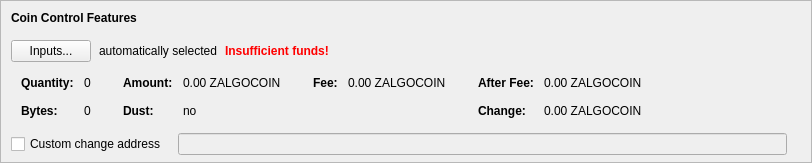
    <widget class="QFrame" name="frameCoinControl">
     <property name="sizePolicy">
      <sizepolicy hsizetype="Expanding" vsizetype="Expanding">
       <horstretch>0</horstretch>
       <verstretch>0</verstretch>
      </sizepolicy>
     </property>
     <property name="maximumSize">
      <size>
       <width>16777215</width>
       <height>16777215</height>
      </size>
     </property>
     <property name="frameShape">
      <enum>QFrame::StyledPanel</enum>
     </property>
     <property name="frameShadow">
      <enum>QFrame::Sunken</enum>
     </property>
     <layout class="QVBoxLayout" name="verticalLayoutCoinControl2">
      <property name="spacing">
       <number>0</number>
      </property>
      <property name="leftMargin">
       <number>0</number>
      </property>
      <property name="topMargin">
       <number>0</number>
      </property>
      <property name="rightMargin">
       <number>0</number>
      </property>
      <property name="bottomMargin">
       <number>6</number>
      </property>
      <item>
       <layout class="QVBoxLayout" name="verticalLayoutCoinControl" stretch="0,0,0,0,1">
        <property name="spacing">
         <number>0</number>
        </property>
        <property name="leftMargin">
         <number>10</number>
        </property>
        <property name="topMargin">
         <number>10</number>
        </property>
        <item>
         <layout class="QHBoxLayout" name="horizontalLayoutCoinControl1">
          <property name="bottomMargin">
           <number>15</number>
          </property>
          <item>
           <widget class="QLabel" name="labelCoinControlFeatures">
            <property name="sizePolicy">
             <sizepolicy hsizetype="Preferred" vsizetype="Maximum">
              <horstretch>0</horstretch>
              <verstretch>0</verstretch>
             </sizepolicy>
            </property>
            <property name="font">
             <font>
              <weight>75</weight>
              <bold>true</bold>
             </font>
            </property>
            <property name="styleSheet">
             <string notr="true">font-weight:bold;</string>
            </property>
            <property name="text">
             <string>Coin Control Features</string>
            </property>
           </widget>
          </item>
         </layout>
        </item>
        <item>
         <layout class="QHBoxLayout" name="horizontalLayoutCoinControl2" stretch="0,0,0,0">
          <property name="spacing">
           <number>8</number>
          </property>
          <property name="bottomMargin">
           <number>10</number>
          </property>
          <item>
           <widget class="QPushButton" name="pushButtonCoinControl">
            <property name="styleSheet">
             <string notr="true"/>
            </property>
            <property name="text">
             <string>Inputs...</string>
            </property>
            <property name="autoDefault">
             <bool>false</bool>
            </property>
           </widget>
          </item>
          <item>
           <widget class="QLabel" name="labelCoinControlAutomaticallySelected">
            <property name="text">
             <string>automatically selected</string>
            </property>
            <property name="margin">
             <number>5</number>
            </property>
           </widget>
          </item>
          <item>
           <widget class="QLabel" name="labelCoinControlInsuffFunds">
            <property name="font">
             <font>
              <weight>75</weight>
              <bold>true</bold>
             </font>
            </property>
            <property name="styleSheet">
             <string notr="true">color:red;font-weight:bold;</string>
            </property>
            <property name="text">
             <string>Insufficient funds!</string>
            </property>
            <property name="margin">
             <number>5</number>
            </property>
           </widget>
          </item>
          <item>
           <spacer name="horizontalSpacerCoinControl">
            <property name="orientation">
             <enum>Qt::Horizontal</enum>
            </property>
            <property name="sizeHint" stdset="0">
             <size>
              <width>40</width>
              <height>1</height>
             </size>
            </property>
           </spacer>
          </item>
         </layout>
        </item>
        <item>
         <widget class="QWidget" name="widgetCoinControl" native="true">
          <property name="sizePolicy">
           <sizepolicy hsizetype="Preferred" vsizetype="Preferred">
            <horstretch>0</horstretch>
            <verstretch>0</verstretch>
           </sizepolicy>
          </property>
          <property name="minimumSize">
           <size>
            <width>0</width>
            <height>0</height>
           </size>
          </property>
          <property name="styleSheet">
           <string notr="true"/>
          </property>
          <layout class="QHBoxLayout" name="horizontalLayoutCoinControl5">
           <property name="leftMargin">
            <number>0</number>
           </property>
           <property name="topMargin">
            <number>0</number>
           </property>
           <property name="rightMargin">
            <number>0</number>
           </property>
           <property name="bottomMargin">
            <number>0</number>
           </property>
           <item>
            <layout class="QHBoxLayout" name="horizontalLayoutCoinControl3" stretch="0,0,0,1">
             <property name="spacing">
              <number>20</number>
             </property>
             <property name="topMargin">
              <number>0</number>
             </property>
             <property name="bottomMargin">
              <number>10</number>
             </property>
             <item>
              <layout class="QFormLayout" name="formLayoutCoinControl1">
               <property name="horizontalSpacing">
                <number>10</number>
               </property>
               <property name="verticalSpacing">
                <number>14</number>
               </property>
               <property name="leftMargin">
                <number>10</number>
               </property>
               <property name="topMargin">
                <number>4</number>
               </property>
               <property name="rightMargin">
                <number>6</number>
               </property>
               <item row="0" column="0">
                <widget class="QLabel" name="labelCoinControlQuantityText">
                 <property name="font">
                  <font>
                   <weight>75</weight>
                   <bold>true</bold>
                  </font>
                 </property>
                 <property name="text">
                  <string>Quantity:</string>
                 </property>
                 <property name="margin">
                  <number>0</number>
                 </property>
                </widget>
               </item>
               <item row="0" column="1">
                <widget class="QLabel" name="labelCoinControlQuantity">
                 <property name="cursor">
                  <cursorShape>IBeamCursor</cursorShape>
                 </property>
                 <property name="contextMenuPolicy">
                  <enum>Qt::ActionsContextMenu</enum>
                 </property>
                 <property name="text">
                  <string notr="true">0</string>
                 </property>
                 <property name="margin">
                  <number>0</number>
                 </property>
                 <property name="textInteractionFlags">
                  <set>Qt::LinksAccessibleByMouse|Qt::TextSelectableByKeyboard|Qt::TextSelectableByMouse</set>
                 </property>
                </widget>
               </item>
               <item row="1" column="0">
                <widget class="QLabel" name="labelCoinControlBytesText">
                 <property name="font">
                  <font>
                   <weight>75</weight>
                   <bold>true</bold>
                  </font>
                 </property>
                 <property name="text">
                  <string>Bytes:</string>
                 </property>
                </widget>
               </item>
               <item row="1" column="1">
                <widget class="QLabel" name="labelCoinControlBytes">
                 <property name="cursor">
                  <cursorShape>IBeamCursor</cursorShape>
                 </property>
                 <property name="contextMenuPolicy">
                  <enum>Qt::ActionsContextMenu</enum>
                 </property>
                 <property name="text">
                  <string notr="true">0</string>
                 </property>
                 <property name="textInteractionFlags">
                  <set>Qt::LinksAccessibleByMouse|Qt::TextSelectableByKeyboard|Qt::TextSelectableByMouse</set>
                 </property>
                </widget>
               </item>
              </layout>
             </item>
             <item>
              <layout class="QFormLayout" name="formLayoutCoinControl2">
               <property name="horizontalSpacing">
                <number>10</number>
               </property>
               <property name="verticalSpacing">
                <number>14</number>
               </property>
               <property name="leftMargin">
                <number>6</number>
               </property>
               <property name="topMargin">
                <number>4</number>
               </property>
               <property name="rightMargin">
                <number>6</number>
               </property>
               <item row="0" column="0">
                <widget class="QLabel" name="labelCoinControlAmountText">
                 <property name="font">
                  <font>
                   <weight>75</weight>
                   <bold>true</bold>
                  </font>
                 </property>
                 <property name="text">
                  <string>Amount:</string>
                 </property>
                 <property name="margin">
                  <number>0</number>
                 </property>
                </widget>
               </item>
               <item row="0" column="1">
                <widget class="QLabel" name="labelCoinControlAmount">
                 <property name="cursor">
                  <cursorShape>IBeamCursor</cursorShape>
                 </property>
                 <property name="contextMenuPolicy">
                  <enum>Qt::ActionsContextMenu</enum>
                 </property>
                 <property name="text">
                  <string notr="true">0.00 ZALGOCOIN</string>
                 </property>
                 <property name="textInteractionFlags">
                  <set>Qt::LinksAccessibleByMouse|Qt::TextSelectableByKeyboard|Qt::TextSelectableByMouse</set>
                 </property>
                </widget>
               </item>
               <item row="1" column="0">
                <widget class="QLabel" name="labelCoinControlLowOutputText">
                 <property name="font">
                  <font>
                   <weight>75</weight>
                   <bold>true</bold>
                  </font>
                 </property>
                 <property name="text">
                  <string>Dust:</string>
                 </property>
                </widget>
               </item>
               <item row="1" column="1">
                <widget class="QLabel" name="labelCoinControlLowOutput">
                 <property name="cursor">
                  <cursorShape>IBeamCursor</cursorShape>
                 </property>
                 <property name="contextMenuPolicy">
                  <enum>Qt::ActionsContextMenu</enum>
                 </property>
                 <property name="text">
                  <string notr="true">no</string>
                 </property>
                 <property name="textInteractionFlags">
                  <set>Qt::LinksAccessibleByMouse|Qt::TextSelectableByKeyboard|Qt::TextSelectableByMouse</set>
                 </property>
                </widget>
               </item>
              </layout>
             </item>
             <item>
              <layout class="QFormLayout" name="formLayoutCoinControl3">
               <property name="horizontalSpacing">
                <number>10</number>
               </property>
               <property name="verticalSpacing">
                <number>14</number>
               </property>
               <property name="leftMargin">
                <number>6</number>
               </property>
               <property name="topMargin">
                <number>4</number>
               </property>
               <property name="rightMargin">
                <number>6</number>
               </property>
               <item row="0" column="0">
                <widget class="QLabel" name="labelCoinControlFeeText">
                 <property name="font">
                  <font>
                   <weight>75</weight>
                   <bold>true</bold>
                  </font>
                 </property>
                 <property name="text">
                  <string>Fee:</string>
                 </property>
                 <property name="margin">
                  <number>0</number>
                 </property>
                </widget>
               </item>
               <item row="0" column="1">
                <widget class="QLabel" name="labelCoinControlFee">
                 <property name="cursor">
                  <cursorShape>IBeamCursor</cursorShape>
                 </property>
                 <property name="contextMenuPolicy">
                  <enum>Qt::ActionsContextMenu</enum>
                 </property>
                 <property name="text">
                  <string notr="true">0.00 ZALGOCOIN</string>
                 </property>
                 <property name="textInteractionFlags">
                  <set>Qt::LinksAccessibleByMouse|Qt::TextSelectableByKeyboard|Qt::TextSelectableByMouse</set>
                 </property>
                </widget>
               </item>
              </layout>
             </item>
             <item>
              <layout class="QFormLayout" name="formLayoutCoinControl4">
               <property name="horizontalSpacing">
                <number>10</number>
               </property>
               <property name="verticalSpacing">
                <number>14</number>
               </property>
               <property name="leftMargin">
                <number>6</number>
               </property>
               <property name="topMargin">
                <number>4</number>
               </property>
               <property name="rightMargin">
                <number>6</number>
               </property>
               <item row="0" column="0">
                <widget class="QLabel" name="labelCoinControlAfterFeeText">
                 <property name="font">
                  <font>
                   <weight>75</weight>
                   <bold>true</bold>
                  </font>
                 </property>
                 <property name="text">
                  <string>After Fee:</string>
                 </property>
                 <property name="margin">
                  <number>0</number>
                 </property>
                </widget>
               </item>
               <item row="0" column="1">
                <widget class="QLabel" name="labelCoinControlAfterFee">
                 <property name="cursor">
                  <cursorShape>IBeamCursor</cursorShape>
                 </property>
                 <property name="contextMenuPolicy">
                  <enum>Qt::ActionsContextMenu</enum>
                 </property>
                 <property name="text">
                  <string notr="true">0.00 ZALGOCOIN</string>
                 </property>
                 <property name="textInteractionFlags">
                  <set>Qt::LinksAccessibleByMouse|Qt::TextSelectableByKeyboard|Qt::TextSelectableByMouse</set>
                 </property>
                </widget>
               </item>
               <item row="1" column="0">
                <widget class="QLabel" name="labelCoinControlChangeText">
                 <property name="font">
                  <font>
                   <weight>75</weight>
                   <bold>true</bold>
                  </font>
                 </property>
                 <property name="text">
                  <string>Change:</string>
                 </property>
                </widget>
               </item>
               <item row="1" column="1">
                <widget class="QLabel" name="labelCoinControlChange">
                 <property name="cursor">
                  <cursorShape>IBeamCursor</cursorShape>
                 </property>
                 <property name="contextMenuPolicy">
                  <enum>Qt::ActionsContextMenu</enum>
                 </property>
                 <property name="text">
                  <string notr="true">0.00 ZALGOCOIN</string>
                 </property>
                 <property name="textInteractionFlags">
                  <set>Qt::LinksAccessibleByMouse|Qt::TextSelectableByKeyboard|Qt::TextSelectableByMouse</set>
                 </property>
                </widget>
               </item>
              </layout>
             </item>
            </layout>
           </item>
          </layout>
         </widget>
        </item>
        <item>
         <layout class="QHBoxLayout" name="horizontalLayoutCoinControl4" stretch="0,0,0">
          <property name="spacing">
           <number>12</number>
          </property>
          <property name="sizeConstraint">
           <enum>QLayout::SetDefaultConstraint</enum>
          </property>
          <property name="topMargin">
           <number>5</number>
          </property>
          <property name="rightMargin">
           <number>5</number>
          </property>
          <item>
           <widget class="QCheckBox" name="checkBoxCoinControlChange">
            <property name="toolTip">
             <string>If this is activated, but the change address is empty or invalid, change will be sent to a newly generated address.</string>
            </property>
            <property name="text">
             <string>Custom change address</string>
            </property>
           </widget>
          </item>
          <item>
           <widget class="QValidatedLineEdit" name="lineEditCoinControlChange">
            <property name="enabled">
             <bool>false</bool>
            </property>
            <property name="sizePolicy">
             <sizepolicy hsizetype="Expanding" vsizetype="Fixed">
              <horstretch>0</horstretch>
              <verstretch>0</verstretch>
             </sizepolicy>
            </property>
           </widget>
          </item>
          <item>
           <widget class="QLabel" name="labelCoinControlChangeLabel">
            <property name="sizePolicy">
             <sizepolicy hsizetype="Preferred" vsizetype="Expanding">
              <horstretch>0</horstretch>
              <verstretch>0</verstretch>
             </sizepolicy>
            </property>
            <property name="minimumSize">
             <size>
              <width>0</width>
              <height>0</height>
             </size>
            </property>
            <property name="text">
             <string/>
            </property>
            <property name="margin">
             <number>3</number>
            </property>
           </widget>
          </item>
         </layout>
        </item>
        <item>
         <spacer name="verticalSpacerCoinControl">
          <property name="orientation">
           <enum>Qt::Vertical</enum>
          </property>
          <property name="sizeHint" stdset="0">
           <size>
            <width>800</width>
            <height>1</height>
           </size>
          </property>
         </spacer>
        </item>
       </layout>
      </item>
     </layout>
    </widget>
